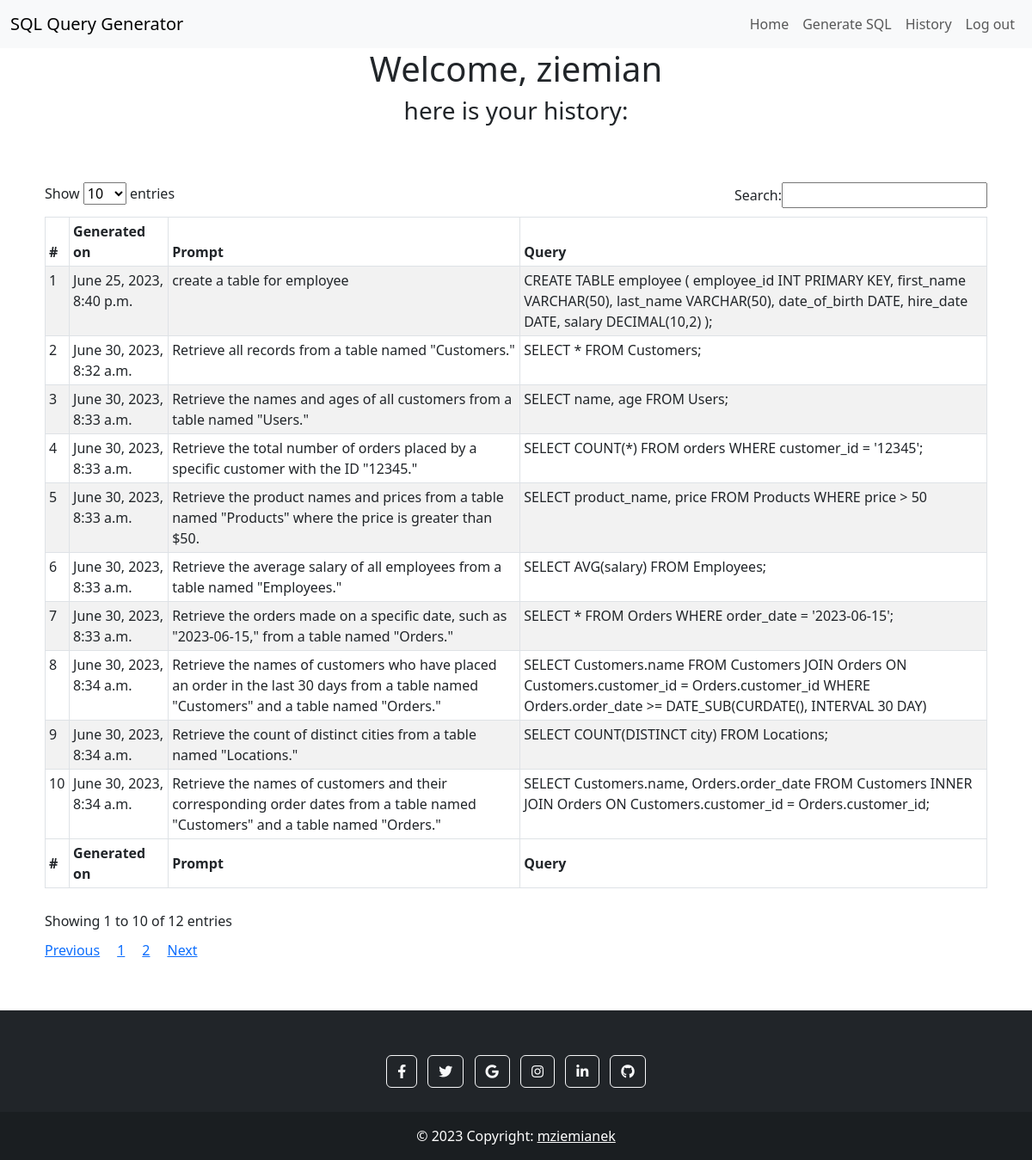
Page /history/ (signed in) on the committed database.
### generate/models.py (models this page shows)
class History(models.Model):
    user = models.ForeignKey(User, on_delete=models.CASCADE)
    prompt = models.TextField()
    query = models.TextField()
    generated_on = models.DateTimeField(auto_now_add=True)
    class Meta:
        ordering = ['generated_on']

### sql_gen/views.py (the view)
# urls.py: path('history/', views.HistoryView.as_view(), name="history-view"),
class HistoryView(LoginRequiredMixin, ListView):
    model = History
    template_name = 'history.html'
    def get_queryset(self):
        return History.objects.filter(
            user = self.request.user
        ).all()

### templates/history.html (shortened to what this page needs)
{% extends 'base.html' %}
{% load static %}
{% block custom_css %}
<link rel="stylesheet" href="{% static 'css/pagination.css' %}">
{% endblock custom_css %}
{% block jumbotron %}
    <div class="text-center">
        <h1>Welcome, {{ user }} </h1>
        <h3>here is your history: </h3>
    </div>
{% endblock jumbotron %}
{% block content %}
    {% if history_list %}
    <div class="container mt-5 mb-5">
        <table id="dtBasicExample" class="table table-striped table-bordered table-sm" cellspacing="0" width="100%">
            <thead>
              <tr>
                <th class="th-sm">#</th>
                <th class="th-sm">Generated on</th>
                <th class="th-sm">Prompt</th>
                <th class="th-sm">Query</th>
              </tr>
            </thead>
            <tbody>
            {% for record in history_list %}
            <tr>
                <td> {{ forloop.counter }} </td>
                <td> {{ record.generated_on }} </td>
                <td> {{ record.prompt }} </td>
                <td> {{ record.query }} </td>
              </tr>
            {% endfor %}
            </tbody>
            <tfoot>
              <tr>
                <th>#</th>
                <th>Generated on</th>
                <th>Prompt</th>
                <th>Query</th>
              </tr>
            </tfoot>
          </table>
    </div>
  {% else %}
  <div class="container mt-5 mb-5 d-flex flex-column align-items-center justify-content-center">
    <h2>There's nothing to show</h2>
    <a href="{% url 'generate-view' %}">Generate your first query</a>
  </div>
  {% endif %}
{% endblock content %}

### static/css/main.css (style rules this page uses)
body { min-height: 100vh; display: flex; flex-direction: column; }

### static/css/pagination.css (style rules this page uses)
.table { grid-area: table; }

### rows in the picture
History: generated_on "June 25, 2023, 8:40 p.m.", prompt "create a table for employee", query "CREATE TABLE employee ( employee_id INT PRIMARY KEY, first_name VARCHAR(50), last_name VARCHAR(50), date_of_birth DATE, hire_date DATE, salary DECIMAL(10,2) );"
History: generated_on "June 30, 2023, 8:32 a.m.", prompt "Retrieve all records from a table named \"Customers.\"", query "SELECT * FROM Customers;"
History: generated_on "June 30, 2023, 8:33 a.m.", prompt "Retrieve the names and ages of all customers from a table named \"Users.\"", query "SELECT name, age FROM Users;"
History: generated_on "June 30, 2023, 8:33 a.m.", prompt "Retrieve the total number of orders placed by a specific customer with the ID \"12345.\"", query "SELECT COUNT(*) FROM orders WHERE customer_id = '12345';"
History: generated_on "June 30, 2023, 8:33 a.m.", prompt "Retrieve the product names and prices from a table named \"Products\" where the price is greater than $50.", query "SELECT product_name, price FROM Products WHERE price > 50"
History: generated_on "June 30, 2023, 8:33 a.m.", prompt "Retrieve the average salary of all employees from a table named \"Employees.\"", query "SELECT AVG(salary) FROM Employees;"
History: generated_on "June 30, 2023, 8:33 a.m.", prompt "Retrieve the orders made on a specific date, such as \"2023-06-15,\" from a table named \"Orders.\"", query "SELECT * FROM Orders WHERE order_date = '2023-06-15';"
History: generated_on "June 30, 2023, 8:34 a.m.", prompt "Retrieve the names of customers who have placed an order in the last 30 days from a table named \"Customers\" and a table named \"Orders.\"", query "SELECT Customers.name FROM Customers JOIN Orders ON Customers.customer_id = Orders.customer_id WHERE Orders.order_date >= DATE_SUB(CURDATE(), INTERVAL 30 DAY)"
History: generated_on "June 30, 2023, 8:34 a.m.", prompt "Retrieve the count of distinct cities from a table named \"Locations.\"", query "SELECT COUNT(DISTINCT city) FROM Locations;"
History: generated_on "June 30, 2023, 8:34 a.m.", prompt "Retrieve the names of customers and their corresponding order dates from a table named \"Customers\" and a table named \"Orders.\"", query "SELECT Customers.name, Orders.order_date FROM Customers INNER JOIN Orders ON Customers.customer_id = Orders.customer_id;"

### other values in the picture
{{ user }} "ziemian"
